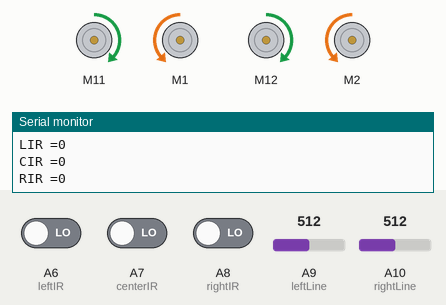
The sketch below on a simulated Arduino Mega 2560, built with avr-gcc and run on an emulated ATmega2560. Shown: 4 × DC motor (green arrow = forward, orange = backward, longer = faster), the last lines printed to the serial monitor. The test bench sets the inputs (shaded band); at power-on: A6 (leftIR) LOW, A7 (centerIR) LOW, A8 (rightIR) LOW, A9 (leftLine) = 512, A10 (rightLine) = 512.

Above: at 1.2 s.
1.3 s: A6 (leftIR) driven HIGH and A7 (centerIR) driven HIGH and A8 (rightIR) driven HIGH
At 2.0 s:
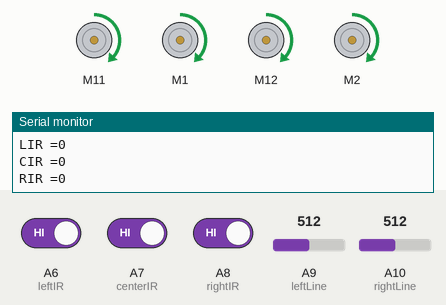
4.3 s: A9 (leftLine) set to 0
At 7.1 s:
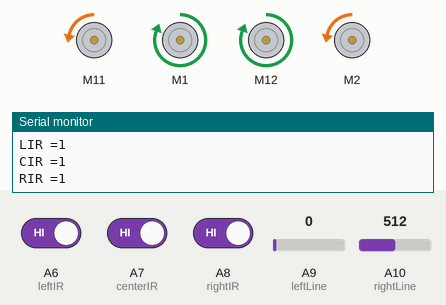
7.3 s: A9 (leftLine) set to 30
At 8.3 s:
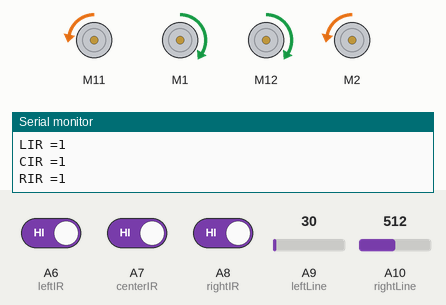
8.8 s: A10 (rightLine) set to 0
At 8.98 s:
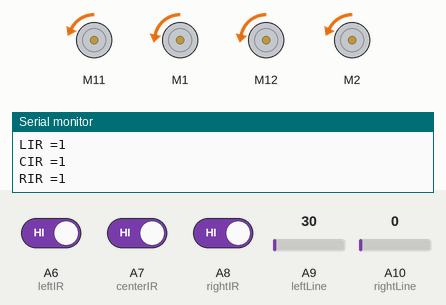
11.8 s: A6 (leftIR) driven LOW
At 12.9 s:
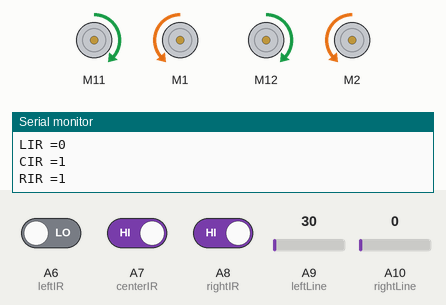
13.3 s: A6 (leftIR) driven HIGH
At 16.4 s:
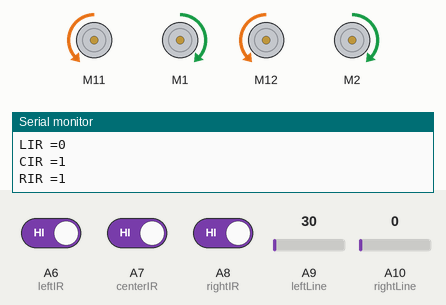
Timing chart, 0 to 17.3 s (numbered marks = the images above; inputs shaded):
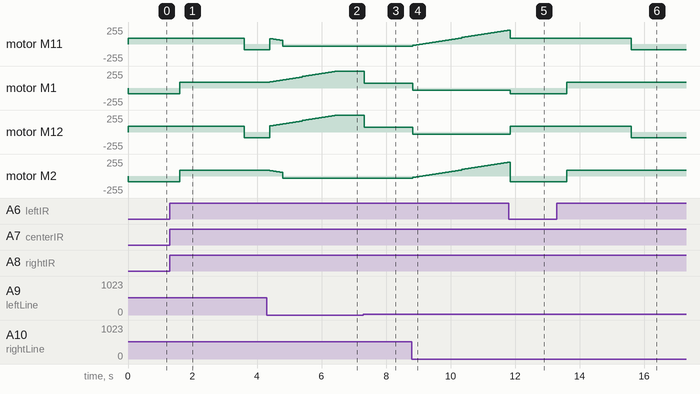

The sketch:

followLine_avoid_object_right.ino
```cpp
/*
 * Still have to add IR sensors into this program.
 * Right now, only line follower values are taken into account, must look at turn speeds.
 * IR sensors WIP at time of comment.
 */

#include "MeMegaPi.h"
#include "SoftwareSerial.h"


//define the pin associated with the various sensors
#define leftLine A9
#define rightLine A10
#define leftIR A6
#define centerIR A7
#define rightIR A8


MeMegaPiDCMotor leftFront(PORT1A); //front left  //want to rename to leftFront, rightRear, etc.
MeMegaPiDCMotor rightFront(PORT1B); //front right
MeMegaPiDCMotor rightRear(PORT2A); //rear right
MeMegaPiDCMotor leftRear(PORT2B); //rear left
MeInfraredReceiver infraredReceiverDecode(PORT_6);


void setup() {

  Serial.begin(9600);

  infraredReceiverDecode.begin();

  pinMode(leftLine, INPUT); //left line follower
  pinMode(rightLine, INPUT); //right line follower
  pinMode(leftIR, INPUT); //left IR
  pinMode(centerIR, INPUT); //center IR
  pinMode(rightIR, INPUT); //right IR
}


void loop() {
  //read in values from the sensor
  int leftLineValue = analogRead(leftLine);
  int rightLineValue = analogRead (rightLine);
  int leftIRValue = digitalRead(leftIR);
  int centerIRValue = digitalRead(centerIR);
  int rightIRValue = digitalRead(rightIR);

  Serial.print("LIR =");
  Serial.println(leftIRValue);
  Serial.print("CIR =");
  Serial.println(centerIRValue);
  Serial.print("RIR =");
  Serial.println(rightIRValue);


  bool leftOnline = offLine(leftLineValue);
  bool rightOnline = offLine(rightLineValue);

  //This will short circuit, so since the center IR is "most important",
  //put that first in the list

  bool detectedObject = detectObject(centerIRValue) || detectObject(leftIRValue) ||detectObject(rightIRValue);
  //bool detectedObject = false;

  //determine if the robot should stop or keep going
  if(detectedObject) {
    avoidObjectRight();
  } else {
    driveRobotLine(leftOnline, rightOnline);
  }

  delay(100);

}

  //I really dislike having so many global variables,
  //this is probably a better use case for static, but
  //I'm trying not to change too much
  bool wasLeft = true;
  int rightspeed = 85;
  int leftspeed = 85;
  int counter = 0;
  int straightcounter = 0;
  int temp = 0;

/*
 * Determines how to steer the robot given readings from the line sensors
 */
void driveRobotLine(bool leftOnline, bool rightOnline) {
  if (!leftOnline && rightOnline) {
    //this is turning left
    straightcounter = 0;
    rightspeed += 8;
    if (counter < 4) {
      leftspeed -= 8;
    } else {
      leftspeed = -30;
    }
    counter++;
    //leftspeed -= 2;//make left motors slower- play around with speed
    wasLeft = true;
  }
  else if (leftOnline && !rightOnline) {
    //this is turning right
    straightcounter = 0;
    if (counter < 4) {
      rightspeed -= 8;
    } else {
      rightspeed = -30;
    }
    counter++;
    leftspeed += 8; //make right motors slower- play around with speed
    wasLeft = false;
  }
  else if (leftOnline && rightOnline) { //both off- turn in last remembered direction
    //if no last remembered direction?
    //should not reach this case often (if at all), at least in first two courses, because
    if (wasLeft) {
      leftspeed = -30;
      rightspeed = 75;
    }
    else {
      leftspeed = 75;
      rightspeed = -30;
    }
  }
  else { //both sensors on line- continue straight
    if (straightcounter < counter && counter < 4) {
      if (straightcounter == 0){
        temp = leftspeed;
        leftspeed = rightspeed;
        rightspeed = temp;
      }
      straightcounter++;
    } else {
    straightcounter = 0;
    counter = 0;
    leftspeed = 85;
    rightspeed= 85; //can use turn function with same speed- should be straight
    }
  }
  turn(leftspeed, rightspeed);
}

void turn(int leftSpeed, int rightSpeed) {
  //turn left motors by leftSpeed
  leftFront.run(leftSpeed);
  rightFront.run(rightSpeed);
  leftRear.run(leftSpeed);
  rightRear.run(rightSpeed);
}

void avoidObjectRight(){
  bool detectedObject = detectObject(digitalRead(centerIR)) || detectObject(digitalRead(leftIR)) ||detectObject(digitalRead(rightIR));
  while (detectedObject){
    stepRight();
    detectedObject = detectObject(digitalRead(centerIR)) || detectObject(digitalRead(leftIR)) ||detectObject(digitalRead(rightIR));
  }
  stepRight();
  delay(300);
  int timer = 0;
  int leftLineValue = analogRead(leftLine);
  while (timer < 20)
  {
    moveStraight();
    timer += 1;
    leftLineValue = analogRead(leftLine);
    if (!offLine(leftLineValue))
    {
      timer = 9999;
    }
    delay(100);
  }


  while (offLine(leftLineValue)){
    stepLeft();
    leftLineValue = analogRead(leftLine);
  }
}

void stepLeft(){
  leftFront.run(-85);
  rightFront.run(85);
  rightRear.run(-85);
  leftRear.run(85);
}

void stepRight(){
  leftFront.run(85);
  rightFront.run(-85);
  rightRear.run(85);
  leftRear.run(-85);
}

void moveStraight(){
  leftFront.run(85);
  rightFront.run(85);
  rightRear.run(85);
  leftRear.run(85);
}

void stopMove(){
  leftFront.run(0);
  rightFront.run(0);
  rightRear.run(0);
  leftRear.run(0);
}

/*
 * Given a reading, determines if a line sensor is on or off the line
 */
boolean offLine(int sensor) {
  if (sensor) {
    return true;
  }
  return false;
}

/*
 * Given a reading, determines if IR sensors detect an object
 */
boolean detectObject(int sensor) {
  if (!sensor) {
    return true;
  }
  return false;
}
```

Measured:
- after the input at 1.3 s, motor M11, motor M12: forward 85/255 → backward 85/255 after 2.3 s; motor M1, motor M2: backward 85/255 → forward 85/255 after 0.30 s
- after the input at 4.3 s, motor M11: backward 85/255 → forward 77/255 after 0.10 s, → forward 69/255 0.10 s later, → forward 61/255 0.10 s later, → forward 53/255 0.10 s later, … (5 changes in this stretch); motor M1: moves from forward 85/255 to forward 255/255 over 2.1 s, starting after 0.10 s
- after the input at 7.3 s, motor M1, motor M12: forward 255/255 → forward 75/255 at once
- after the input at 8.8 s, motor M11, motor M2: moves from backward 30/255 to forward 210/255 over 2.9 s, starting at once; motor M1, motor M12: forward 75/255 → backward 30/255 at once
- after the input at 11.8 s, motor M1: backward 30/255 → backward 85/255 after 0.05 s; motor M12: backward 30/255 → forward 85/255 after 0.05 s
- after the input at 13.3 s, motor M11, motor M12: forward 85/255 → backward 85/255 after 2.3 s; motor M1, motor M2: backward 85/255 → forward 85/255 after 0.30 s
